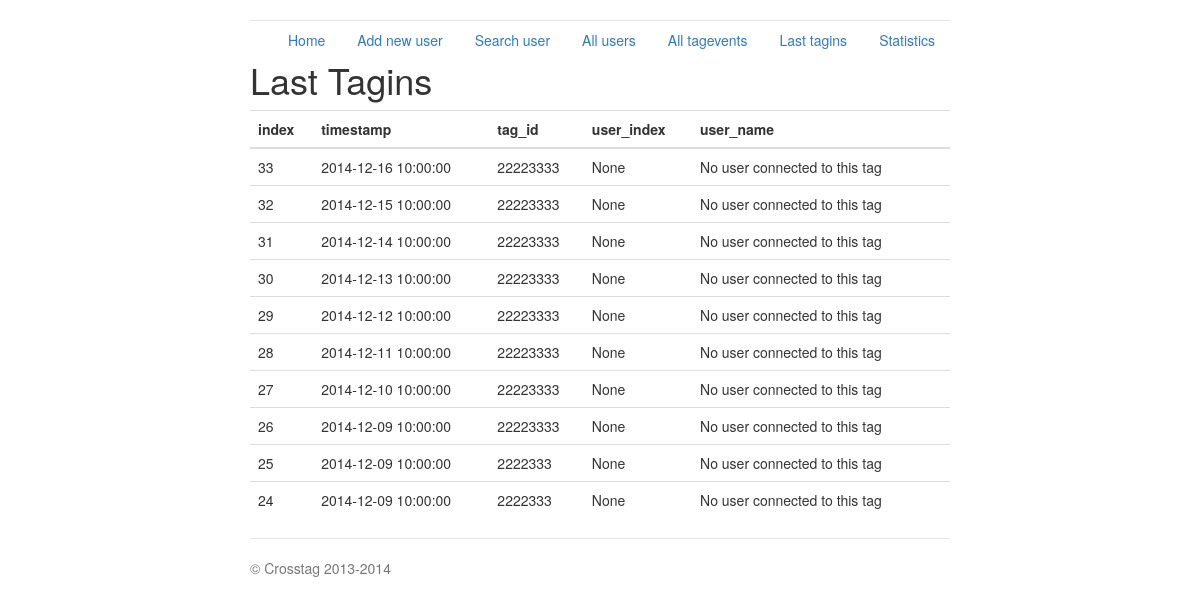
The page /last_tagins on the database its author committed.
### crosstag_server.py (models this page shows, shortened)
class Tagevent(db.Model):
    index = db.Column(db.Integer, primary_key=True)
    tag_id = db.Column(db.Integer)
    timestamp = db.Column(db.DateTime)
    def dict(self):
        return {'index': self.index, 'timestamp': str(self.timestamp),
                'tag_id': self.tag_id}

### crosstag_server.py (the view)
@app.route('/last_tagins', methods=['GET'])
def last_tagins():
    ret = []
    events = Tagevent.query.all()[-10:]
    for hit in events:
        js = hit.dict()
        tag = js['tag_id']
        try:
            user = get_user_data_tag_dict(tag)
            js['user_index'] = user["index"]
            js['user_name'] = user['name']
        except:
            js['user_index'] = None
            js['user_name'] = "No user connected to this tag"
        ret.append(js)
    ret.reverse()
    return render_template('last_tagevents.html',
                           title='Last Tagins',
                           hits=ret)

### crosstag_server.py (called while the page is built)
@app.route('/crosstag/v1.0/get_user_data_tag_dict/<tag_id>',
           methods=['GET'])
def get_user_data_tag_dict(tag_id):
    user = User.query.filter_by(tag_id=tag_id).first()
    return user.dict()

### templates/last_tagevents.html (shortened to what this page needs)
{% extends "base.html" %}
{% block content %}
<h1>{{title}}</h1>
{% if hits %}
	<table class="table table-hover">
	<tbody>
		<thead>
			<tr>
				<th>index</th> <th>timestamp</th><th>tag_id</th> <th> user_index </th> <th> user_name </th> <th></th>
			</tr>
		</thead>
				{% for hit in hits %}
				<tr>
					<td>{{hit.index}}</td> <td>{{hit.timestamp}}</td> <td>{{hit.tag_id}}</td> <td>{{hit.user_index}}</td> <td>{{hit.user_name}}</td> <td> {% if hit.user_index != None %}<a href='/edit_user/{{hit.user_index}}'>edit user</a> {% endif %}</td>
				</tr>
				{% endfor %}
	</tbody>
	</table>
{% endif %}
{% endblock %}

### static/jumbotron-narrow.css (style rules this page uses)
body { padding-top: 20px; padding-bottom: 20px; }

### rows shown on the page
Tagevent: index "33", timestamp "2014-12-16 10:00:00", tag_id "22223333", user_index "None", user_name "No user connected to this tag"
Tagevent: index "32", timestamp "2014-12-15 10:00:00", tag_id "22223333", user_index "None", user_name "No user connected to this tag"
Tagevent: index "31", timestamp "2014-12-14 10:00:00", tag_id "22223333", user_index "None", user_name "No user connected to this tag"
Tagevent: index "30", timestamp "2014-12-13 10:00:00", tag_id "22223333", user_index "None", user_name "No user connected to this tag"
Tagevent: index "29", timestamp "2014-12-12 10:00:00", tag_id "22223333", user_index "None", user_name "No user connected to this tag"
Tagevent: index "28", timestamp "2014-12-11 10:00:00", tag_id "22223333", user_index "None", user_name "No user connected to this tag"
Tagevent: index "27", timestamp "2014-12-10 10:00:00", tag_id "22223333", user_index "None", user_name "No user connected to this tag"
Tagevent: index "26", timestamp "2014-12-09 10:00:00", tag_id "22223333", user_index "None", user_name "No user connected to this tag"
Tagevent: index "25", timestamp "2014-12-09 10:00:00", tag_id "2222333", user_index "None", user_name "No user connected to this tag"
Tagevent: index "24", timestamp "2014-12-09 10:00:00", tag_id "2222333", user_index "None", user_name "No user connected to this tag"

### other values the page prints
{{ title }} "Last Tagins"
